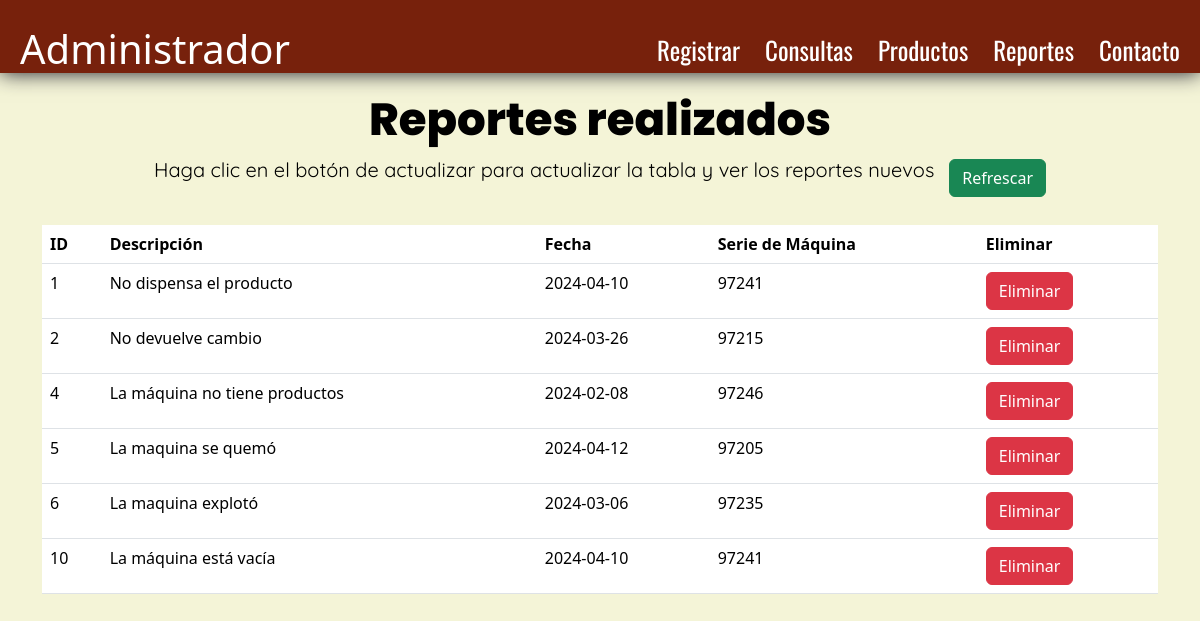
/reportes, run on an earlier commit of the app's database.
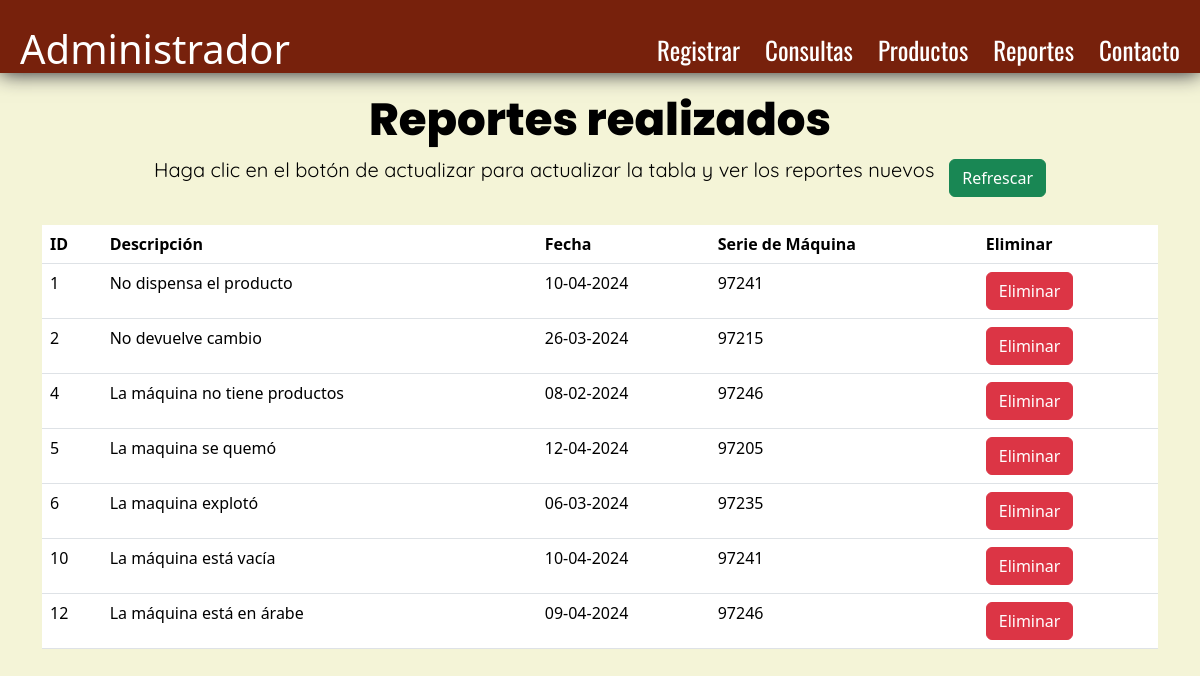
And on a later commit of the database.
### app.py (models this page shows)
class Report(db.Model):
    id_report = db.Column(db.Integer, primary_key=True)
    description = db.Column(db.String(100), nullable=False)
    date = db.Column(db.String(10), nullable=False)
    serial_no = db.Column(db.Integer, db.ForeignKey('machines.serial_no'), nullable=False)
    machines = relationship('Machines', backref='report')

### app.py (the view)
@app.route('/reportes')
def reportes():
    reports = Report.query.all()
    return render_template('report_admin.html', reports=reports)

### app.py (called while the page is built)
@app.before_request
def create_tables():
    db.create_all()

### templates/report_admin.html (shortened to what this page needs)
<html>
    <head>
        <link rel = "stylesheet" href="https://cdn.jsdelivr.net/npm/bootstrap@5.3.3/dist/css/bootstrap.min.css">
        <link rel = "stylesheet" type="text/css" href = "{{ url_for('static', filename = 'report_rec/report_admin.css') }}">
    </head>
    <body>
        <header>
            <div class = "header_menu">
                <a href = "{{url_for('home')}}"><h1 id = "Title">Administrador</h1></a>
                <nav class="Contenedor">
                    <ul>
                        <li><a href="{{url_for('registro')}}">Registrar</a></li>
                        <li><a href="{{url_for('consult')}}">Consultas</a></li>
                        <li><a href="{{url_for('productos')}}">Productos</a></li>
                        <li><a href="{{url_for('reportes')}}">Reportes</a></li>
                        <li><a href="#">Contacto</a></li>
                    </ul>
                </nav>
            </div>
        </header>
        <div class = "table_rep">
            <h1 id="title_table">Reportes realizados</h1>
            <div class = "refrescar_man">
                <p>Haga clic en el botón de actualizar para actualizar la tabla y ver los reportes nuevos</p>
                <button class="btn btn-success" onclick="location.reload()">Refrescar</button>
            </div>
            <div class="container mt-4">
                <table class="table">
                    <thead>
                        <tr>
                            <th scope="col">ID</th>
                            <th scope="col">Descripción</th>
                            <th scope="col">Fecha</th>
                            <th scope="col">Serie de Máquina</th>
                            <th scope="col">Eliminar</th>
                        </tr>
                    </thead>
                    <tbody>
                        {% for report in reports %}
                        <tr>
                            <td>{{ report.id_report }}</td>
                            <td>{{ report.description }}</td>
                            <td>{{ report.date }}</td>
                            <td>{{ report.serial_no }}</td>
                            <td><a href="/delete_report/{{report.id_report}}" class="btn btn-danger">Eliminar</a></td>
                        </tr>
                    {% endfor %}
                    </tbody>
                </table>
            </div>
        </div>
    </body>
</html>

### static/report_rec/report_admin.css (style rules this page uses)
body { background-color:#f4f4d7; }
header { background-color: rgb(119, 33, 12); position: sticky; padding-top:25px; box-shadow: 0px 0px 20px #1a1925; }
.header_menu #Title { color: white; margin-left:20; }
.header_menu a { text-decoration:none; }
.Contenedor { float: right; margin-top:-50; margin-right:20; }
.header_menu nav ul li { list-style:none; margin-left:25px; float:left; }
.header_menu nav ul li a { font-family:"Oswald"; font-size:25px; text-decoration:none; color:rgb(255 255 255); transition-duration: 0.12s; transition-timing-function: ease-out; }
.table_rep h1 { text-align:center; font-weight:750; font-family:"Poppins"; margin-top:20px; color:black; font-size:45; }
.table_rep .refrescar_man { display: flex; justify-content: center; align-items: center; }
.table_rep .refrescar_man p { font-size:20px; color:black; font-family:"Quicksand" }
.table_rep .refrescar_man .btn { margin-left:15px; }

What changed in the data, as far as the page shows it:
changed Report "No dispensa el producto": date "2024-04-10" → "10-04-2024"
changed Report "No devuelve cambio": date "2024-03-26" → "26-03-2024"
changed Report "La máquina no tiene productos": date "2024-02-08" → "08-02-2024"
changed Report "La maquina se quemó": date "2024-04-12" → "12-04-2024"
changed Report "La maquina explotó": date "2024-03-06" → "06-03-2024"
changed Report "La máquina está vacía": date "2024-04-10" → "10-04-2024"
added Report: id_report "12", description "La máquina está en árabe", date "09-04-2024", serial_no "97246"
